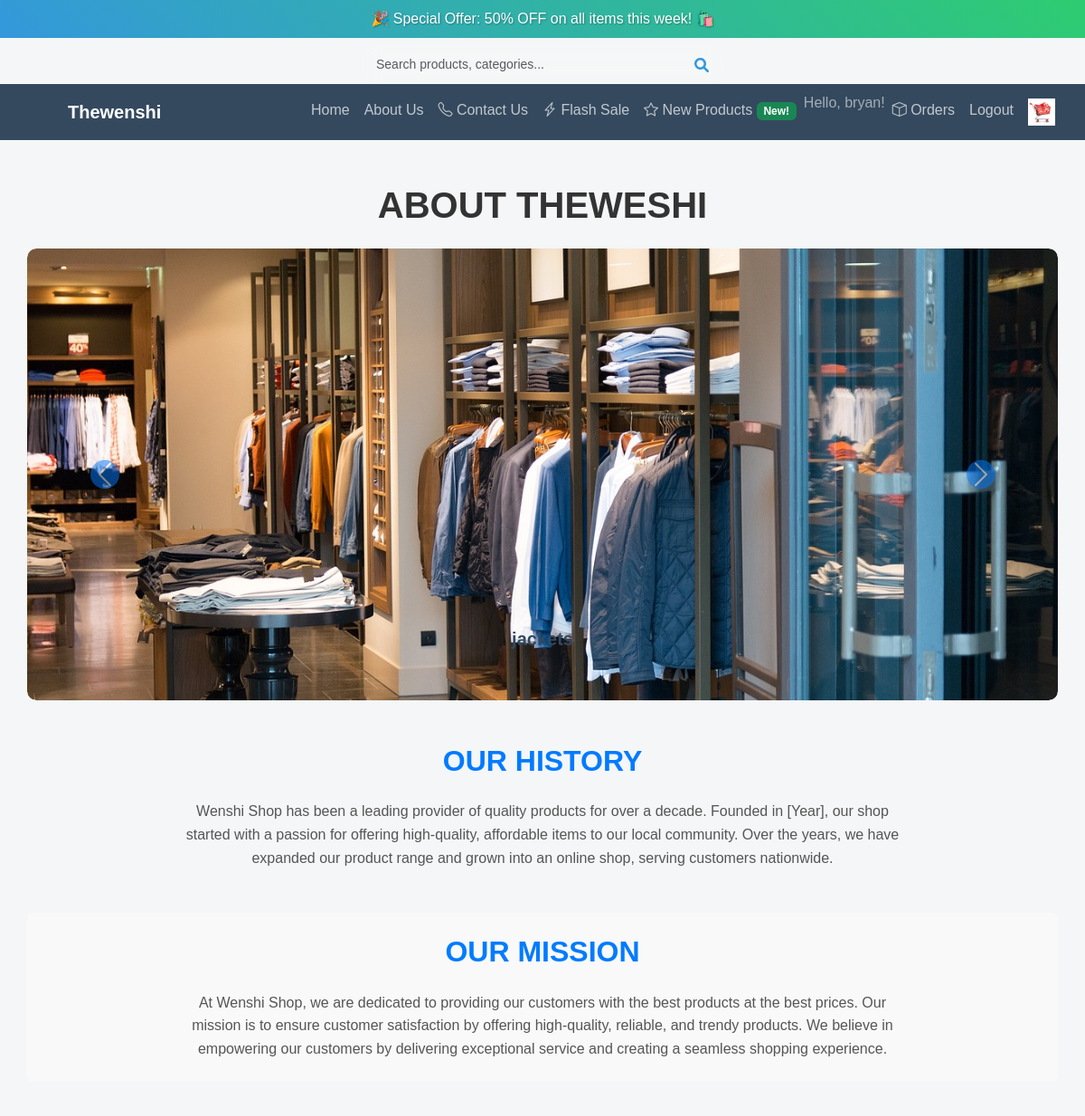
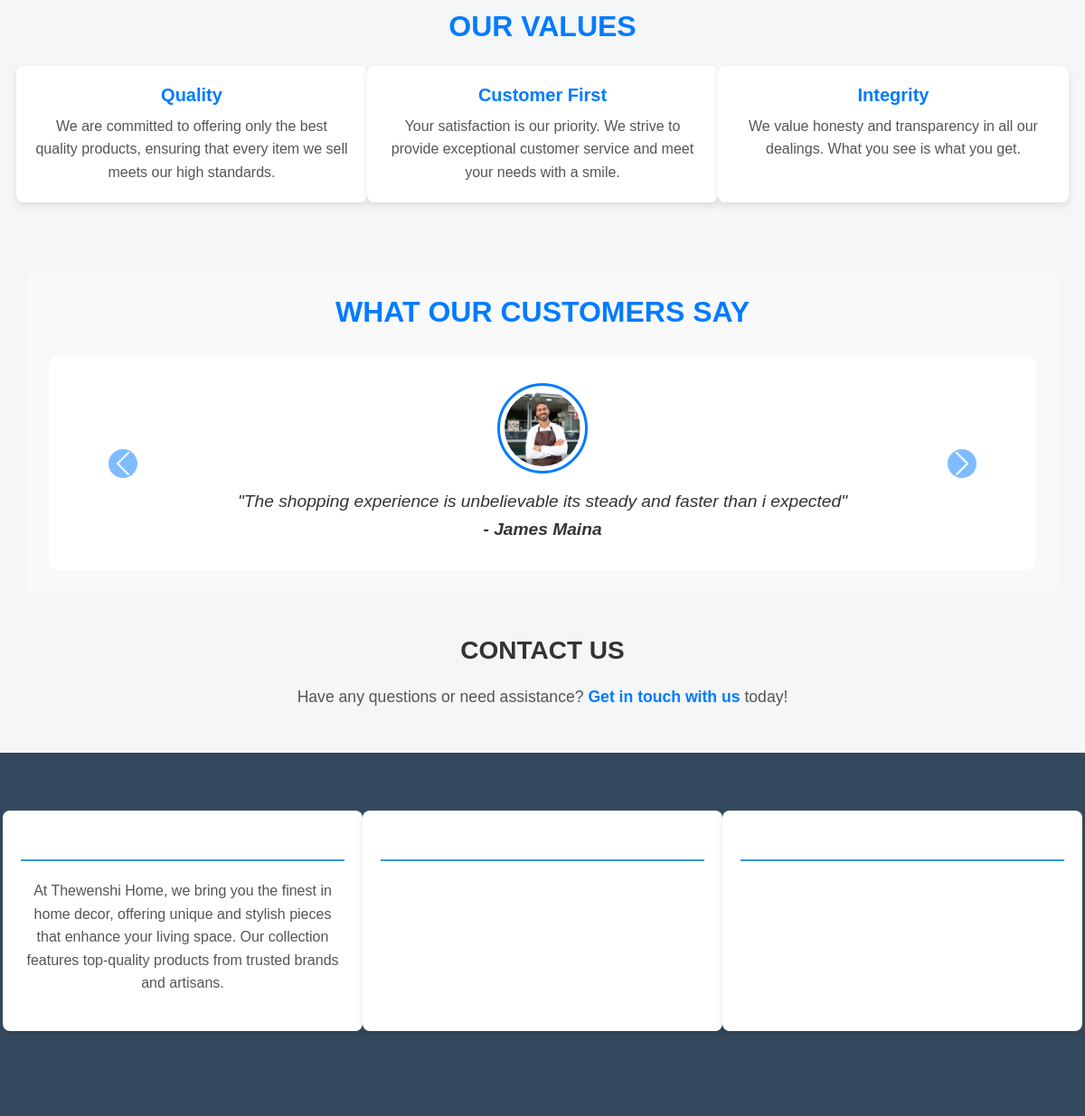
The page /about/ (signed in) on the database its author committed (2 pictures, top to bottom).
### store/models.py (models this page shows, shortened)
class Product(models.Model):
    name = models.CharField(max_length=50)
    price = models.IntegerField()  # New price
    old_price = models.IntegerField(null=True, blank=True)  # Old price (if available)
    new_price = models.IntegerField(null=True, blank=True)  # New price (optional)
    image = models.ImageField(upload_to='products/')
    flash_sale = models.BooleanField(default=False)  # Flash sale indicator
    category = models.ForeignKey(Category, on_delete=models.CASCADE, related_name='products', null=True, blank=True)  # Link to category
    flash_sale_start_time = models.DateTimeField(null=True, blank=True)  # Start time of flash sale
    flash_sale_end_time = models.DateTimeField(null=True, blank=True)  # End time of flash sale

class Testimonial(models.Model):
    customer_name = models.CharField(max_length=255)
    content = models.TextField()
    created_at = models.DateTimeField(auto_now_add=True)
    image = models.ImageField(upload_to='testimonials/', blank=True, null=True)

### store/views.py (the view)
# urls.py: path('about/', views.about_us, name='about_us'),  # This defines the URL for the About Us page
def about_us(request):
    products = Product.objects.all()  # Fetch products for the carousel
    testimonials = Testimonial.objects.all()  # Fetch testimonials
    return render(request, 'about_us.html', {'products': products, 'testimonials': testimonials})

### store/templates/about_us.html (shortened to what this page needs)
{% extends 'base.html' %}
{% block content %}
    <div class="container my-5">
        <h1 class="text-center mb-4">About TheWeshi</h1>
        <div id="productCarousel" class="carousel slide" data-bs-ride="carousel">
            <div class="carousel-inner">
                {% for product in products %}
                    <div class="carousel-item {% if forloop.first %} active {% endif %}">
                        <img src="{{ product.image.url }}" class="d-block w-100" alt="{{ product.name }}">
                        <div class="carousel-caption d-none d-md-block">
                            <h5>{{ product.name }}</h5>
                        </div>
                    </div>
                {% endfor %}
            </div>
            <button class="carousel-control-prev" type="button" data-bs-target="#productCarousel" data-bs-slide="prev">
                <span class="carousel-control-prev-icon" aria-hidden="true"></span>
            </button>
            <button class="carousel-control-next" type="button" data-bs-target="#productCarousel" data-bs-slide="next">
                <span class="carousel-control-next-icon" aria-hidden="true"></span>
            </button>
        </div>
        <section class="mt-5">
            <h2 class="text-center mb-4">Our History</h2>
            <p class="text-center">Wenshi Shop has been a leading provider of quality products for over a decade. Founded in [Year], our shop started with a passion for offering high-quality, affordable items to our local community. Over the years, we have expanded our product range and grown into an online shop, serving customers nationwide.</p>
        </section>
        <section class="mt-5 bg-light p-4 rounded">
            <h2 class="text-center mb-4">Our Mission</h2>
            <p class="text-center">At Wenshi Shop, we are dedicated to providing our customers with the best products at the best prices. Our mission is to ensure customer satisfaction by offering high-quality, reliable, and trendy products. We believe in empowering our customers by delivering exceptional service and creating a seamless shopping experience.</p>
        </section>
        <section class="mt-5">
            <h2 class="text-center mb-4">Our Values</h2>
            <div class="row">
                <div class="col-md-4">
                    <h4>Quality</h4>
                    <p>We are committed to offering only the best quality products, ensuring that every item we sell meets our high standards.</p>
                </div>
                <div class="col-md-4">
                    <h4>Customer First</h4>
                    <p>Your satisfaction is our priority. We strive to provide exceptional customer service and meet your needs with a smile.</p>
                </div>
                <div class="col-md-4">
                    <h4>Integrity</h4>
                    <p>We value honesty and transparency in all our dealings. What you see is what you get.</p>
                </div>
            </div>
        </section>
        <section class="mt-5 bg-light p-4 rounded">
            <h2 class="text-center mb-4">What Our Customers Say</h2>
            <div class="testimonial-carousel carousel slide" data-bs-ride="carousel">
                <div class="carousel-inner">
                    {% for testimonial in testimonials %}
                        <div class="carousel-item {% if forloop.first %} active {% endif %}">
                            <div class="d-flex justify-content-center align-items-center flex-column">
                                {% if testimonial.image %}
                                    <img src="{{ testimonial.image.url }}" alt="{{ testimonial.customer_name }}" class="rounded-circle mb-3" style="width: 100px; height: 100px;">
                                {% endif %}
                                <p class="lead">"{{ testimonial.content }}"</p>
                                <p class="font-italic"><strong>- {{ testimonial.customer_name }}</strong></p>
                            </div>
                        </div>
                    {% endfor %}
                </div>
                <button class="carousel-control-prev" type="button" data-bs-target=".testimonial-carousel" data-bs-slide="prev">
                    <span class="carousel-control-prev-icon" aria-hidden="true"></span>
                </button>
                <button class="carousel-control-next" type="button" data-bs-target=".testimonial-carousel" data-bs-slide="next">
                    <span class="carousel-control-next-icon" aria-hidden="true"></span>
                </button>
            </div>
        </section>
        <section class="mt-5 text-center">
            <h3>Contact Us</h3>
            <p>Have any questions or need assistance? <a href="{% url 'contact_us' %}">Get in touch with us</a> today!</p>
        </section>
    </div>
{% endblock %}

### store/templates/base.html (shortened to what this page needs)
{% load static %}
<!DOCTYPE html>
<html lang="en">
<head>
    <link href="https://cdn.jsdelivr.net/npm/bootstrap@5.3.0-alpha1/dist/css/bootstrap.min.css" rel="stylesheet">
    <link href="https://cdn.jsdelivr.net/npm/bootstrap-icons/font/bootstrap-icons.css" rel="stylesheet">
    <link href="https://kit.fontawesome.com/a076d05399.js" rel="stylesheet">
    <link href="{% static 'css/custom.css' %}" rel="stylesheet">
</head>
<body>
    <div class="offer-banner-container">
        <div class="offer-banner bg-primary text-white py-2 text-center banner-slide">
            <p class="mb-0">🎉 Special Offer: 50% OFF on all items this week! 🛍️</p>
        </div>
    </div>
    <div class="search-container">
        <div class="search-bar">
            <div class="search-bar-wrapper">
                <input
                    type="text"
                    placeholder="Search products, categories..."
                    class="form-control"
                >
                <div class="search-icon">
                    <i class="fas fa-search"></i>
                </div>
            </div>
        </div>
    </div>
    <nav class="navbar navbar-expand-lg navbar-dark bg-dark sticky-top">
        <div class="container">
            <a class="navbar-brand" href="/">
                Thewenshi
            </a>
            <div class="collapse navbar-collapse" id="navbarNav">
                <ul class="navbar-nav ms-auto">
                    <li class="nav-item">
                        <a class="nav-link" href="{% url 'store' %}">Home</a>
                    </li>
                    <li class="nav-item">
                        <a class="nav-link" href="{% url 'about_us' %}">About Us</a>
                    </li>
                    <li class="nav-item">
                        <a class="nav-link" href="/contact">
                            <i class="bi bi-telephone"></i> Contact Us
                        </a>
                    </li>
                    <li class="nav-item">
                        <a class="nav-link" href="">
                            <i class="bi bi-lightning-charge"></i> Flash Sale
                        </a>
                    </li>
                    <li class="nav-item">
                        <a class="nav-link" href="">
                            <i class="bi bi-star"></i> New Products
                            <span class="badge bg-success">New!</span>
                        </a>
                    </li>
                    {% if user.is_authenticated %}
                        <li class="nav-item">
                            <span class="navbar-text">Hello, {{ user.username }}!</span>
                        </li>
                        <li class="nav-item">
                            <a class="nav-link" href="/orders">
                                <i class="bi bi-box"></i> Orders
                            </a>
                        </li>
                        <li class="nav-item">
                            <a class="nav-link" href="{% url 'logout' %}">Logout</a>
                        </li>
                    {% endif %}
                    <li class="nav-item">
                        <a class="nav-link" href="{% url 'cart'%}">
                            <img src="{% static 'images/cart.avif' %}" alt="Cart" style="width: 30px; height: auto; margin-right: 10px;">
                        </a>
                    </li>
                </ul>
            </div>
        </div>
    </nav>
    <div class="container mt-5">
        {% block content %}  {% endblock %}
    </div>
    <footer>
        <div class="container py-4">
            <div class="row">
                <div class="col-md-4">
                    <h5>About Thewenshi Home</h5>
                    <p>At Thewenshi Home, we bring you the finest in home decor, offering unique and stylish pieces that enhance your living space. Our collection features top-quality products from trusted brands and artisans.</p>
                </div>
                <div class="col-md-4">
                    <h5>Quick Links</h5>
                    <ul class="list-unstyled">
                        <li><a href="{% url 'product_list'%}">Products</a></li>
                        <li><a href="/about">About Us</a></li>
                        <li><a href="/contact">Contact Us</a></li>
                        <li><a href="/privacy">Privacy Policy</a></li>
                    </ul>
                </div>
                <div class="col-md-4">
                    <h5>Follow Us</h5>
                    <ul class="list-unstyled d-flex">
                        <li><a href="https://facebook.com"><i class="fab fa-facebook-f"></i></a></li>
                        <li><a href="https://twitter.com"><i class="fab fa-twitter"></i></a></li>
                        <li><a href="https://instagram.com"><i class="fab fa-instagram"></i></a></li>
                        <li><a href="https://youtube.com"><i class="fab fa-youtube"></i></a></li>
                    </ul>
                </div>
            </div>
        </div>
    </footer>
</body>
</html>

### store/static/css/custom.css (style rules this page uses)
:root { --primary-color: #3498db; --secondary-color: #2ecc71; --dark-color: #34495e; --light-color: #ecf0f1; --accent-color: #e74c3c; }
.offer-banner-container { position: relative; overflow: hidden; max-height: 50px; transition: max-height 0.5s ease; }
.banner-slide { position: absolute; width: 100%; top: 0; left: 0; opacity: 0; transform: translateY(-100%); transition: all 0.5s ease; z-index: 1; }
.banner-slide.active { opacity: 1; transform: translateY(0); z-index: 10; }
body { font-family: 'Nunito', sans-serif; line-height: 1.6; color: var(--dark-color); background-color: #f4f6f7; }
h1, h2, h3, h4, h5, h6 { font-weight: 700; color: var(--dark-color); margin-bottom: 15px; }
.offer-banner { background: linear-gradient(45deg, var(--primary-color), var(--secondary-color)); color: white; padding: 10px 0; text-shadow: 1px 1px 2px rgba(0,0,0,0.3); animation: pulse 2s infinite; }
.search-container { position: relative; max-width: 400px; margin: 0 auto; }
.search-bar { background-color: transparent; padding: 0; box-shadow: none; }
.search-bar-wrapper { display: flex; align-items: center; background-color: rgba(255, 255, 255, 0.1); border-radius: 30px; backdrop-filter: blur(10px); border: 1px solid rgba(255, 255, 255, 0.2); transition: all 0.3s ease; }
.search-bar input { background: transparent; border: none; width: 100%; padding: 10px 15px; color: var(--dark-color); font-size: 14px; border-radius: 30px; outline: none; }
.search-icon { color: var(--primary-color); padding: 0 15px; display: flex; align-items: center; cursor: pointer; transition: transform 0.2s ease; }
.navbar { background-color: var(--dark-color) !important; transition: all 0.3s ease; }
.navbar-brand { font-weight: 700; color: white !important; display: flex; align-items: center; }
.nav-item .nav-link { color: rgba(255,255,255,0.7) !important; transition: all 0.3s ease; position: relative; }
.nav-item .nav-link::after { content: ''; position: absolute; width: 0; height: 2px; bottom: 0; left: 0; background-color: var(--secondary-color); transition: width 0.3s; }
footer { background-color: var(--dark-color); color: var(--light-color); padding: 40px 0; }
footer h5 { color: white; border-bottom: 2px solid var(--primary-color); padding-bottom: 10px; margin-bottom: 20px; }
footer ul { padding: 0; }
footer ul li { margin-bottom: 10px; }
footer a { color: rgba(255,255,255,0.7); transition: all 0.3s ease; }
.offer-banner-container { position: relative; overflow: hidden; height: 50px; }

### store/templates/about_us.html (style rules this page uses)
.container { max-width: 1200px; margin: 0 auto; padding: 0 15px; }
h1, h2, h3 { color: #333; font-weight: bold; text-transform: uppercase; }
h1 { font-size: 2.5rem; }
h2 { font-size: 2rem; margin-bottom: 20px; }
.carousel-inner { border-radius: 10px; overflow: hidden; }
.carousel-item img { max-height: 500px; object-fit: cover; border-radius: 10px; }
section p { font-size: 1.1rem; color: #555; text-align: center; max-width: 800px; margin: 0 auto; }
section { margin-top: 50px; }
.mt-5 { margin-top: 3rem !important; }
.bg-light { background-color: #f9f9f9 !important; }
.p-4 { padding: 2rem; }
.bg-light { background-color: #eef2f7; }
section h2 { font-size: 2rem; color: #007bff; }
section p { font-size: 1rem; color: #555; }
.row { display: flex; justify-content: space-between; }
.col-md-4 { text-align: center; background-color: #fff; padding: 20px; border-radius: 8px; box-shadow: 0 4px 8px rgba(0, 0, 0, 0.1); margin-bottom: 30px; }
.col-md-4 h4 { color: #007bff; font-size: 1.25rem; margin-bottom: 10px; }
.col-md-4 p { color: #555; font-size: 1rem; }
.testimonial-carousel { margin-top: 30px; }
.testimonial-carousel .carousel-item { text-align: center; padding: 30px; border-radius: 10px; background-color: #fff; box-shadow: 0 4px 8px rgba(0, 0, 0, 0.1); }
.testimonial-carousel .carousel-item img { width: 100px; height: 100px; border-radius: 50%; object-fit: cover; margin-bottom: 20px; border: 3px solid #007bff; padding: 5px; }
.testimonial-carousel .carousel-item p { font-size: 1.2rem; color: #333; font-style: italic; }
.testimonial-carousel .carousel-item p strong { font-weight: bold; }
.carousel-control-prev-icon, .carousel-control-next-icon { background-color: #007bff; border-radius: 50%; }
section.text-center h3 { font-size: 1.75rem; font-weight: bold; margin-bottom: 20px; }
section.text-center p { font-size: 1.1rem; }
section.text-center a { color: #007bff; font-weight: bold; text-decoration: none; }

### rows shown on the page
Product: image (picture), name "jackets"
Testimonial: image (picture), content "The shopping experience is unbelievable its steady and faster than i expected", customer_name "James Maina"

### other values the page prints
{{ user.username }} "bryan"
